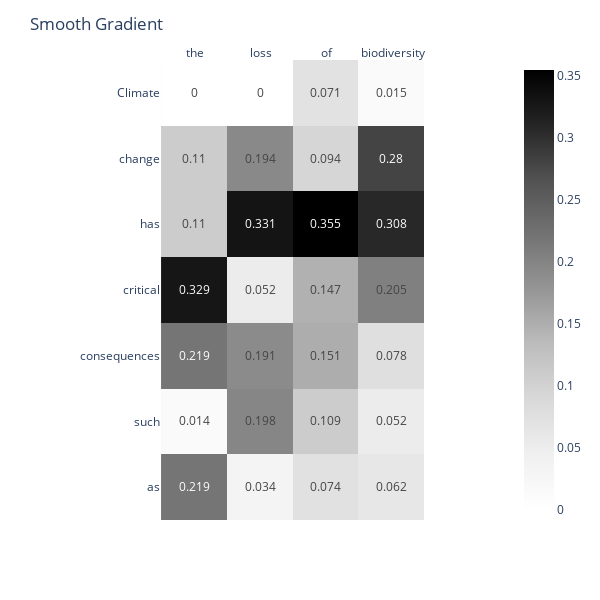

This figure's notebook cell:
### Code cell
fig = generate_heat_map_from_scores(scores_list[2], tokenizer, result)

fig.update_layout(title_text="Smooth Gradient")
fig.show()

### Figure 1 — Plotly figure (JSON) as saved in the notebook; plotly's stock layout.template omitted (floating-point values rounded to 4 significant figures)
{"data": [{"coloraxis": "coloraxis", "hovertemplate": "x: %{x}<br>y: %{y}<br>color: %{z}<extra></extra>", "name": "0", "texttemplate": "%{z}", "type": "heatmap", "x": [" the", " loss", " of", " biodiversity"], "xaxis": "x", "y": ["Climate", " change", " has", " critical", " consequences", " such", " as"], "yaxis": "y", "z": [[0, 0, 0.071, 0.015], [0.11, 0.194, 0.094, 0.28], [0.11, 0.331, 0.355, 0.308], [0.329, 0.052, 0.147, 0.205], [0.219, 0.191, 0.151, 0.078], [0.014, 0.198, 0.109, 0.052], [0.219, 0.034, 0.074, 0.062]]}], "layout": {"coloraxis": {"colorscale": [[0, "rgb(255,255,255)"], [0.125, "rgb(240,240,240)"], [0.25, "rgb(217,217,217)"], [0.375, "rgb(189,189,189)"], [0.5, "rgb(150,150,150)"], [0.625, "rgb(115,115,115)"], [0.75, "rgb(82,82,82)"], [0.875, "rgb(37,37,37)"], [1, "rgb(0,0,0)"]]}, "height": 600, "margin": {"t": 60}, "title": {"text": "Smooth Gradient"}, "width": 600, "xaxis": {"anchor": "y", "constrain": "domain", "domain": [0, 1], "scaleanchor": "y", "side": "top", "tickfont": {"size": 12}}, "yaxis": {"anchor": "x", "autorange": "reversed", "constrain": "domain", "domain": [0, 1], "tickfont": {"size": 12}}}}
